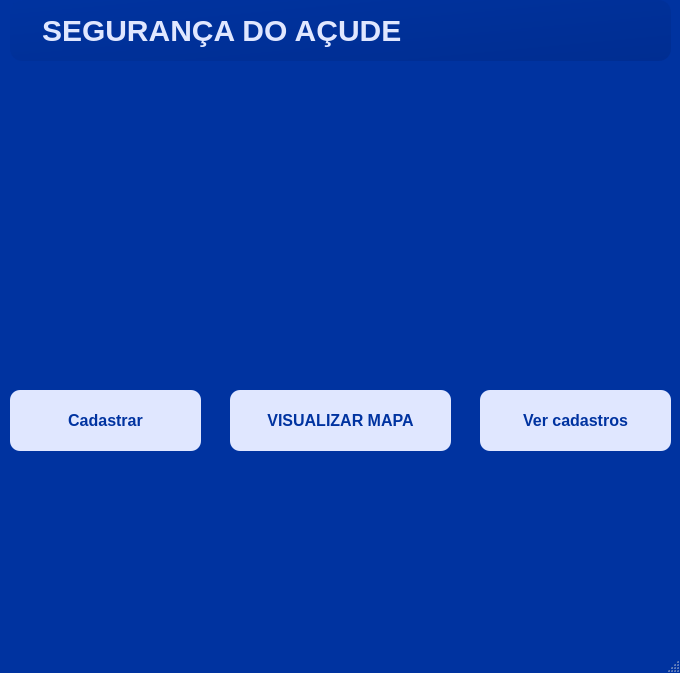
<?xml version="1.0" encoding="UTF-8"?>
<ui version="4.0">
 <class>frm_Principal</class>
 <widget class="QMainWindow" name="frm_Principal">
  <property name="geometry">
   <rect>
    <x>0</x>
    <y>0</y>
    <width>680</width>
    <height>673</height>
   </rect>
  </property>
  <property name="windowTitle">
   <string>MainWindow</string>
  </property>
  <property name="styleSheet">
   <string notr="true">QMainWindow{
	background: #0033A0;
}</string>
  </property>
  <widget class="QWidget" name="centralwidget">
   <widget class="QLabel" name="label">
    <property name="geometry">
     <rect>
      <x>10</x>
      <y>0</y>
      <width>661</width>
      <height>61</height>
     </rect>
    </property>
    <property name="styleSheet">
     <string notr="true">QLabel {
    color: #E0E7FF;
    font-size: 30px;
    font-weight: 700;
    font-family: &quot;Segoe UI&quot;, Tahoma, Geneva, Verdana, sans-serif;
    background: qlineargradient(x1:0, y1:0, x2:1, y2:1, stop:0 rgba(0, 51, 160, 0.3), stop:1 rgba(0, 31, 112, 0.3));
    padding: 14px 24px;
    border-radius: 12px;
    text-shadow: 1px 1px 4px rgba(0, 0, 0, 0.4);
    qproperty-alignment: 'AlignCenter';
}
</string>
    </property>
    <property name="text">
     <string>SEGURANÇA DO AÇUDE</string>
    </property>
   </widget>
   <widget class="QLabel" name="label_2">
    <property name="geometry">
     <rect>
      <x>0</x>
      <y>480</y>
      <width>681</width>
      <height>141</height>
     </rect>
    </property>
    <property name="styleSheet">
     <string notr="true">QLabel{
	background-image:url(:/Rodape/logo-ouro-branco (1).png);
}</string>
    </property>
    <property name="text">
     <string/>
    </property>
   </widget>
   <widget class="QPushButton" name="btn_visualizar">
    <property name="geometry">
     <rect>
      <x>230</x>
      <y>390</y>
      <width>221</width>
      <height>61</height>
     </rect>
    </property>
    <property name="styleSheet">
     <string notr="true">QPushButton {
    background-color: #E0E7FF;
    color: #0033A0;
    font-size: 16px;
    font-weight: 600;
    font-family: &quot;Segoe UI&quot;, Tahoma, Geneva, Verdana, sans-serif;
    padding: 10px 22px;
    border: none;
    border-radius: 10px;
    box-shadow: 2px 2px 6px rgba(0, 0, 0, 0.3);
}
QPushButton:hover {
    background-color: #C7D2FE;
}
QPushButton:pressed {
    background-color: #A5B4FC;
}</string>
    </property>
    <property name="text">
     <string>VISUALIZAR MAPA</string>
    </property>
   </widget>
   <widget class="QPushButton" name="btn_VerCadastros">
    <property name="geometry">
     <rect>
      <x>480</x>
      <y>390</y>
      <width>191</width>
      <height>61</height>
     </rect>
    </property>
    <property name="styleSheet">
     <string notr="true">QPushButton {
    background-color: #E0E7FF;
    color: #0033A0;
    font-size: 16px;
    font-weight: 600;
    font-family: &quot;Segoe UI&quot;, Tahoma, Geneva, Verdana, sans-serif;
    padding: 10px 22px;
    border: none;
    border-radius: 10px;
    box-shadow: 2px 2px 6px rgba(0, 0, 0, 0.3);
}
QPushButton:hover {
    background-color: #C7D2FE;
}
QPushButton:pressed {
    background-color: #A5B4FC;
}</string>
    </property>
    <property name="text">
     <string>Ver cadastros</string>
    </property>
   </widget>
   <widget class="QPushButton" name="btn_cadastrar">
    <property name="geometry">
     <rect>
      <x>10</x>
      <y>390</y>
      <width>191</width>
      <height>61</height>
     </rect>
    </property>
    <property name="styleSheet">
     <string notr="true">QPushButton {
    background-color: #E0E7FF;
    color: #0033A0;
    font-size: 16px;
    font-weight: 600;
    font-family: &quot;Segoe UI&quot;, Tahoma, Geneva, Verdana, sans-serif;
    padding: 10px 22px;
    border: none;
    border-radius: 10px;
    box-shadow: 2px 2px 6px rgba(0, 0, 0, 0.3);
}
QPushButton:hover {
    background-color: #C7D2FE;
}
QPushButton:pressed {
    background-color: #32CD32;
}</string>
    </property>
    <property name="text">
     <string>Cadastrar</string>
    </property>
   </widget>
   <widget class="QLabel" name="label_3">
    <property name="geometry">
     <rect>
      <x>0</x>
      <y>70</y>
      <width>681</width>
      <height>311</height>
     </rect>
    </property>
    <property name="styleSheet">
     <string notr="true">QLabel{
	background-image:url(:/semFundo/Captura de tela de 2025-06-16 00-54-57 (1) (1).png);
	background-repeat: no-repeat;
  	background-position: center;
}</string>
    </property>
    <property name="text">
     <string/>
    </property>
   </widget>
  </widget>
  <widget class="QMenuBar" name="menubar">
   <property name="geometry">
    <rect>
     <x>0</x>
     <y>0</y>
     <width>680</width>
     <height>22</height>
    </rect>
   </property>
  </widget>
  <widget class="QStatusBar" name="statusbar"/>
 </widget>
 <resources>
  <include location="Imagens/prefeitura.qrc"/>
  <include location="Imagens/geotecSfundo.qrc"/>
  <include location="Imagens/geotec.qrc"/>
  <include location="Imagens/maps.qrc"/>
  <include location="Imagens/prefeituraRodape.qrc"/>
 </resources>
 <connections/>
</ui>
